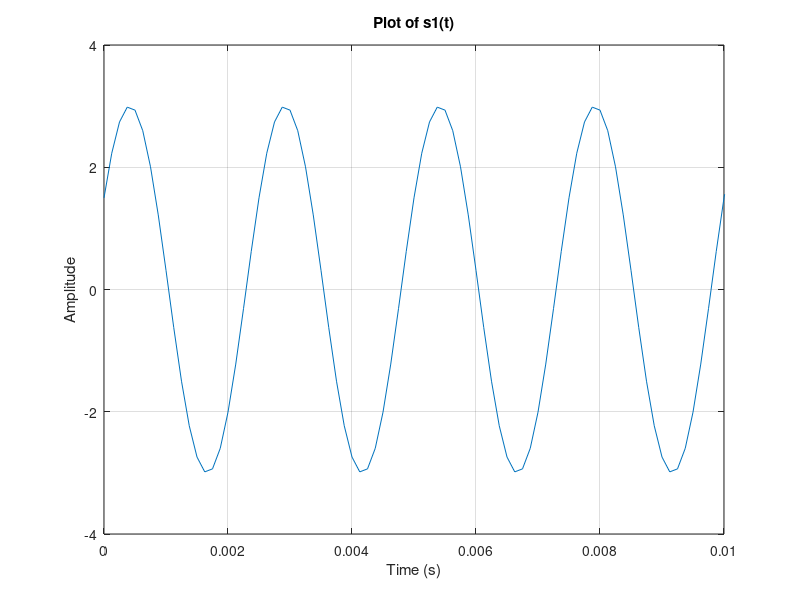
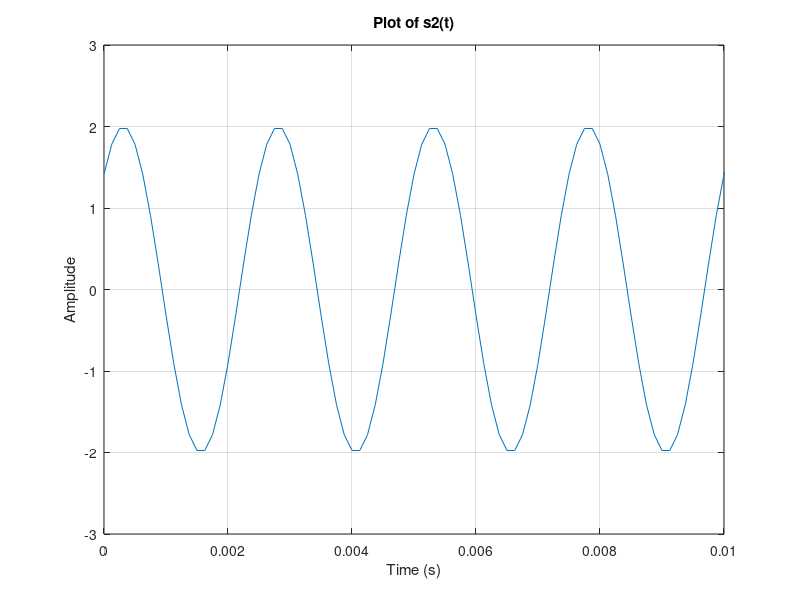
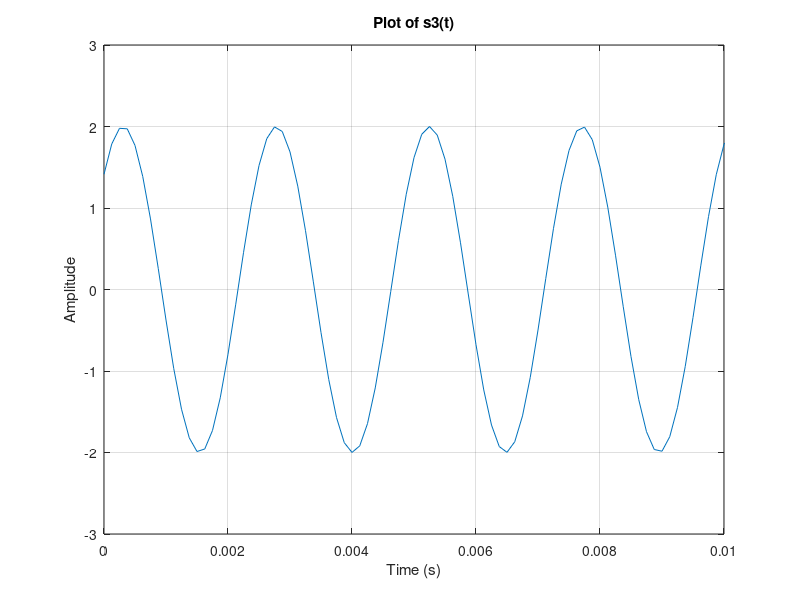
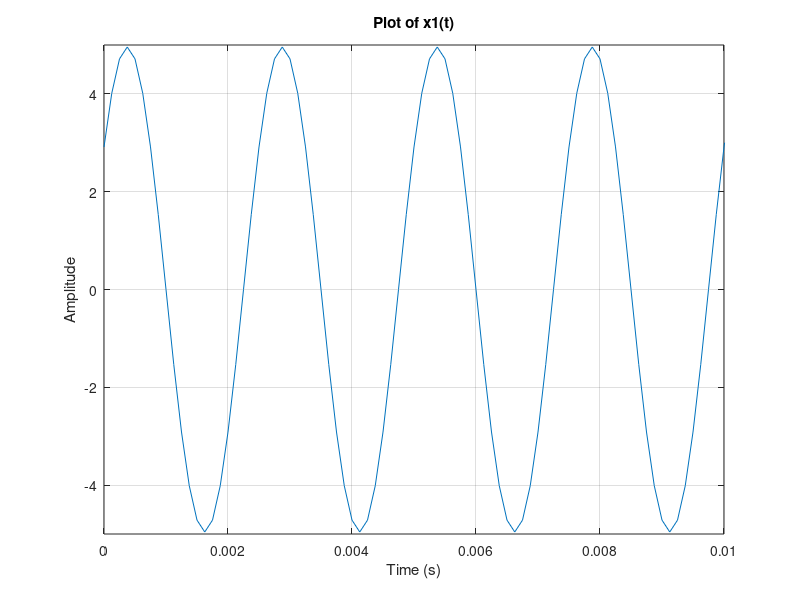

Reproduce these figures in MATLAB, in order. (Note: this script raises an error after producing the figures.)
%% Exercise 2.1
%%2.1(a)
tt = 0:1/8000:1;
s1 = 3*cos(800*pi*tt - pi/3);
s2 = 2 * cos(800 * pi * tt - pi/4);
s3 = 2 * cos(810* pi * tt - pi/4);
figure(1);
plot(tt,s1);
xlabel('Time (s)');
ylabel('Amplitude');
title('Plot of s1(t)');
grid on;
axis([0 0.01 -4 4]);
% There are 400 periods of the sinusoid s1 in a second
figure(2);
plot(tt,s2);
xlabel('Time (s)');
ylabel('Amplitude');
title('Plot of s2(t)');
grid on;
axis([0 0.01 -3 3]);
% There are 400 periods of the sinusoid s2 in a second
figure(3);
plot(tt,s3);
xlabel('Time (s)');
ylabel('Amplitude');
title('Plot of s3(t)');
grid on;
axis([0 0.01 -3 3]);
% There are 405 periods of the sinusoid s3 in a second

%%2.1(b)
s1_scaled = s1/max(abs(s1));
s2_scaled = s2/max(abs(s2));
s3_scaled = s3/max(abs(s3));

audiowrite('s1.wav',s1_scaled,8000);
audiowrite('s2.wav',s2_scaled,8000);
audiowrite('s3.wav',s3_scaled,8000);

%%2.1(c)
soundsc(s1_scaled,8000);
pause(2);
soundsc(s2_scaled,8000);
pause(2);
soundsc(s3_scaled,8000);
pause(2);

% The sound from s1 and s2 is indestinguishable. The sound from s3 is
% slightly different

%%2.1(d)
x1 = s1 + s2;
% x1 = [e^j(pi/3) + e^j(pi/4)]e^j(800pi)t
figure(4);
plot(tt,x1);
xlabel('Time (s)');
ylabel('Amplitude');
title('Plot of x1(t)');
grid on;
axis([0 0.01 -5 5]);
% the plot does match the calculated equation


%%2.1(e)
% the fundemental frequency is 5 HZ
x2 = s2 + s3;
figure(5);
plot(tt,x2);
xlabel('Time (s)');
ylabel('Amplitude');
title('Plot of x2(t)');
grid on;
axis([0 0.01 -5 5]);
x2_scaled = x2/max(abs(x2));
soundsc(x2_scaled,8000);
pause(2);
% The fundemental frequency matches and is correct

%x2 sounds different from s2 and s3, x2's sound resonates while s2 and s3
%sound like pure tones

%% Exercise 2.2

%%2.2(a)
%Functions below

%%2.2(b)
%Functions below

keys = [64 62 60 62 64 64 64 62 62 62 64 67 67];
Xs = [1 1 1 1 1 1 1 1 1 1 1 1 1];
start_times = [0 0.35 0.7 1.05 1.4 1.75 2.1 2.7 3.05 3.4 4 4.35 4.7];
end_times = [0.25 0.6 0.95 1.3 1.65 2 2.6 2.95 3.3 3.9 4.25 4.6 5.2];
fs = 8000;
x = build_song(keys, Xs, start_times, end_times, fs);
soundsc(x, 8000);
pause(2);
audiowrite('mary.wav',song,8000);
% Besides the tune, the song sounds garbled and the transitions between
% notes is not smooth.

%%2.2(c)
figure(4);
spectrogram(x,512,256,512,fs,'yaxis');
% The sinusoids in the spectrogram are represented by the sectioned off
% "yellowish" areas of the spectrogram. Some oddities seem to be the "blue"
% areas of high power over the entire frequency range. These seem to occur
% between consecutive notes, and likley correlate to the rough transitions
% between notes. 

%%2.2(d)
Xs = [0.1155 * exp(j * -2.1299)...
, 0.3417 * exp(j * 1.6727), 0.1789* exp(j * -2.5454) ...
, 0.1232 * exp(j * 0.6607), 0.0678 * exp(j * -2.0390) ...
,0.0473 * exp(j * 2.1597), 0.0260 * exp(j * -1.0467) ...
, 0.0045 * exp(j * 1.8581), 0.0020 * exp(j * -2.3925)];

x = build_song_wo_adsr(keys, Xs, start_times, end_times, fs);
audiowrite('mary_trumpet.wav',x,8000);
figure(5);
spectrogram(x,512,256,512,fs,'yaxis');
% This spectrogram shows much more defined and clear lines for the
% frequencies (much less noise) for each sinusoid

%%2.2(e)
figure(6);
[ note tt ] = key_to_note (69 , 1 , 0.25 , fs ) ;
plot ( tt , note ) ;

hold on ;
plot ( tt , adsr ( note ) , 'r -') ;
hold off ;

x = build_song(keys,Xs,start_times,end_times,fs);
audiowrite('mary_trumpet_adsr.wav',x,8000);
figure(7);
spectrogram(x,512,256,512,fs,'yaxis');
% The ADSR makes the notes fade in and fade out. This makes the transitions
% between notes less abrupt and helps the song sound smoother. This is
% shown in the spectrogram by the fading power of each signal near its
% start and end times.


%%ALL FUNCTIONS SUPPORTING THIS CODE

type key_to_note
type build_song
type build_song_wo_adsr
type key_to_musical_note
type adsr.m












